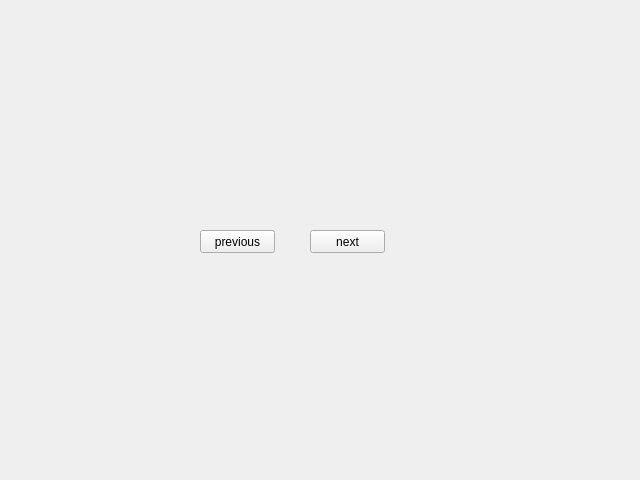
<?xml version="1.0" encoding="UTF-8"?>
<ui version="4.0">
 <class>Form</class>
 <widget class="QWidget" name="Form">
  <property name="geometry">
   <rect>
    <x>0</x>
    <y>0</y>
    <width>640</width>
    <height>480</height>
   </rect>
  </property>
  <property name="windowTitle">
   <string>Form</string>
  </property>
  <widget class="QPushButton" name="btn_previous">
   <property name="geometry">
    <rect>
     <x>200</x>
     <y>230</y>
     <width>75</width>
     <height>23</height>
    </rect>
   </property>
   <property name="text">
    <string>previous</string>
   </property>
  </widget>
  <widget class="QPushButton" name="btn_next">
   <property name="geometry">
    <rect>
     <x>310</x>
     <y>230</y>
     <width>75</width>
     <height>23</height>
    </rect>
   </property>
   <property name="text">
    <string>next</string>
   </property>
  </widget>
 </widget>
 <resources/>
 <connections/>
</ui>
